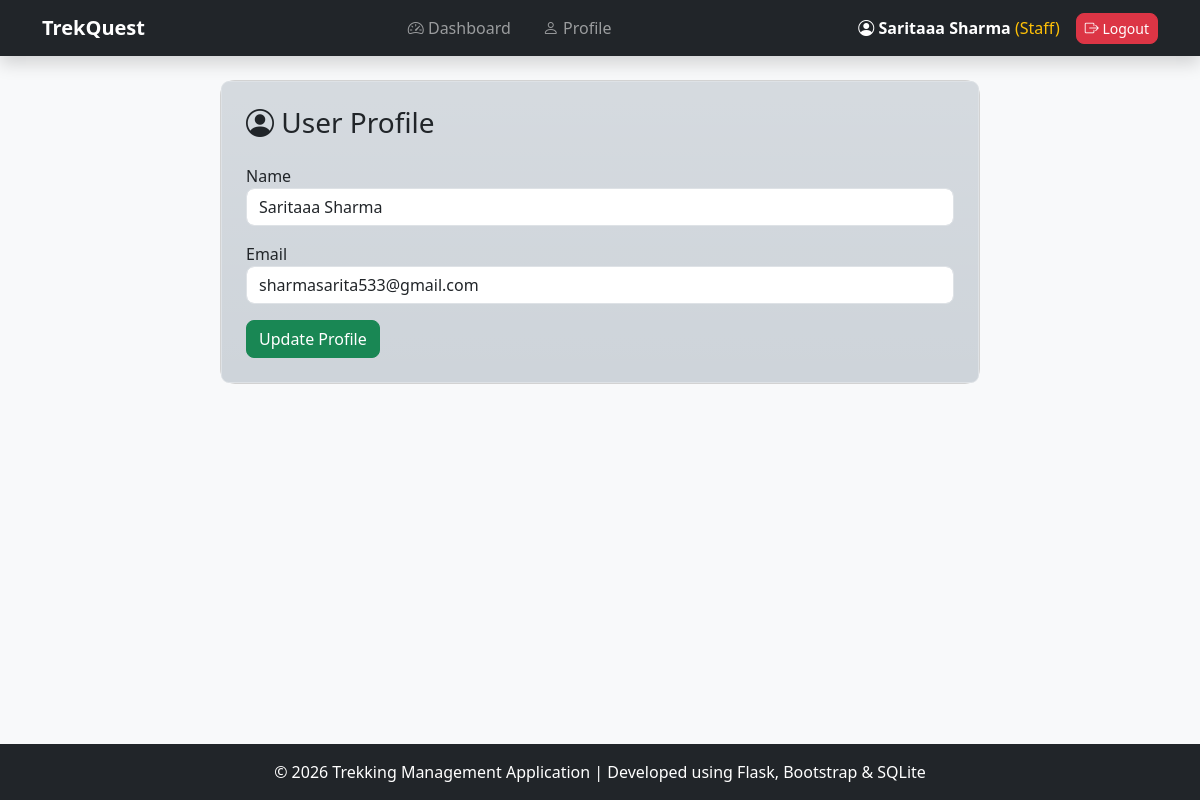
/edit-profile (signed in), run on the app's committed database.
### models.py (models this page shows, shortened)
class User(UserMixin, db.Model):
    __tablename__ = "users"
    id = db.Column(
        db.Integer,
        primary_key=True
    )
    name = db.Column(
        db.String(100),
        nullable=False
    )
    email = db.Column(
        db.String(100),
        unique=True,
        nullable=False
    )
    password = db.Column(
        db.String(200),
        nullable=False
    )
    role = db.Column(
        db.String(20),
        nullable=False
    )
    status = db.Column(
        db.String(20),
        default="active"
    )

### app.py (the view)
@app.route("/edit-profile", methods=["GET", "POST"])
@login_required
def edit_profile():
    if request.method == "POST":
        current_user.name = request.form["name"]
        current_user.email = request.form["email"]
        db.session.commit()
        flash("Profile Updated Successfully", "success")
        return redirect(url_for("user_dashboard"))
    return render_template("edit_profile.html")

### app.py (called while the page is built)
@login_manager.user_loader
def load_user(user_id):
    return User.query.get(
        int(user_id)
    )

### templates/edit_profile.html
{% extends "base.html" %}
{% block content %}
<div class="row justify-content-center">
    <div class="col-md-8">
        <div class="card">
            <div class="card-body p-4 bg-dark-subtle bg-gradient border rounded-3">
                <h3 class="card-title mb-4"><i class="bi bi-person-circle"></i> User Profile</h3>
                <form method="POST">
                    <div class="mb-3">
                        <label>Name</label>
                        <input type="text" name="name" class="form-control" value="{{ current_user.name }}" required>
                    </div>
                    <div class="mb-3">
                        <label>Email</label>
                        <input type="email" name="email" class="form-control" value="{{ current_user.email }}" required>
                    </div>
                    <button class="btn btn-success">Update Profile</button>
                </form>
            </div>
        </div>
    </div>
</div>
{% endblock %}

### templates/base.html (shortened to what this page needs)
<!DOCTYPE html>
<html lang="en">
<head>
    <link href="https://cdn.jsdelivr.net/npm/bootstrap@5.3.3/dist/css/bootstrap.min.css" rel="stylesheet">
    <link rel="stylesheet" href="https://cdn.jsdelivr.net/npm/bootstrap-icons@1.11.3/font/bootstrap-icons.min.css">
</head>
<body class="d-flex flex-column min-vh-100">
    {% if request.endpoint != "home" %}
    <nav class="navbar navbar-expand-lg navbar-dark bg-dark shadow">
        {% endif %}
        <div class="container">
            {% if current_user.is_authenticated %}
            <a class="navbar-brand fw-bold" href="/">TrekQuest</a>
            <div class="collapse navbar-collapse" id="navbarMenu">
                <ul class="navbar-nav mx-auto gap-3">
                    {% if current_user.role=="admin" %}
                    <li class="nav-item">
                        <a class="nav-link" href="{{ url_for('admin_dashboard') }}">
                            <i class="bi bi-speedometer2"></i> Dashboard
                        </a>
                    </li>
                    <li class="nav-item">
                        <a class="nav-link" href="{{ url_for('view_treks') }}">
                            <i class="bi bi-map"></i> Treks
                        </a>
                    </li>
                    <li class="nav-item">
                        <a class="nav-link" href="{{ url_for('add_trek') }}">
                            <i class="bi bi-plus-circle"></i> Add Trek
                        </a>
                    </li>
                    <li class="nav-item">
                        <a class="nav-link" href="{{ url_for('manage_staff') }}">
                            <i class="bi bi-person-badge"></i> Staff
                        </a>
                    </li>
                    <li class="nav-item">
                        <a class="nav-link" href="{{ url_for('manage_users') }}">
                            <i class="bi bi-people"></i> Users
                        </a>
                    </li>
                    <li class="nav-item">
                        <a class="nav-link" href="{{ url_for('view_bookings') }}">
                            <i class="bi bi-journal-bookmark"></i> Bookings
                        </a>
                    </li>
                    {% elif current_user.role=="staff" %}
                    <li class="nav-item">
                        <a class="nav-link" href="{{ url_for('staff_dashboard') }}">
                            <i class="bi bi-speedometer2"></i> Dashboard
                        </a>
                    </li>
                    <li class="nav-item">
                        <a class="nav-link" href="{{ url_for('edit_profile') }}">
                            <i class="bi bi-person"></i> Profile
                        </a>
                    </li>
                    {% endif %}
                </ul>
                <div class="d-flex align-items-center">
                    <span class="text-white me-3">
                        <i class="bi bi-person-circle"></i>
                        <strong>{{ current_user.name }}</strong>
                        <span class="text-warning">
                            ({{ current_user.role|capitalize }})
                        </span>
                    </span>
                    <a href="{{ url_for('logout') }}" class="btn btn-danger btn-sm">
                        <i class="bi bi-box-arrow-right"></i>
                        Logout
                    </a>
                </div>
            </div>
            {% endif %}
        </div>
    </nav>
    <main class="flex-grow-1">
        <div class="m-4">
            {% block content %}
            {% endblock %}
        </div>
    </main>
    {% if request.endpoint != "home" %}
    <footer class="bg-dark text-white text-center py-3 mt-auto">
        © 2026 Trekking Management Application |
        Developed using Flask, Bootstrap & SQLite
    </footer>
    {% endif %}
</body>
</html>

### data on the page
User: name "Saritaaa Sharma", role "Staff", email "sharmasarita533@gmail.com"
